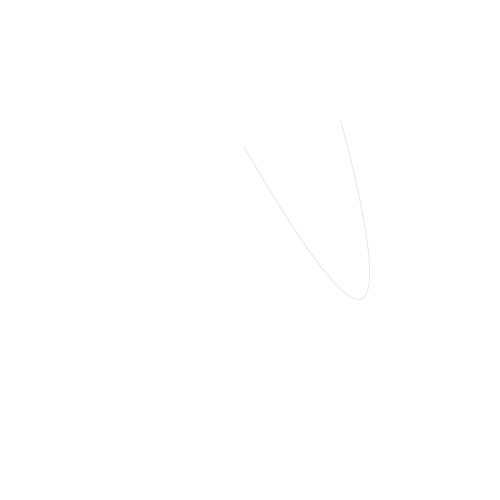
Frame 1 (no input)
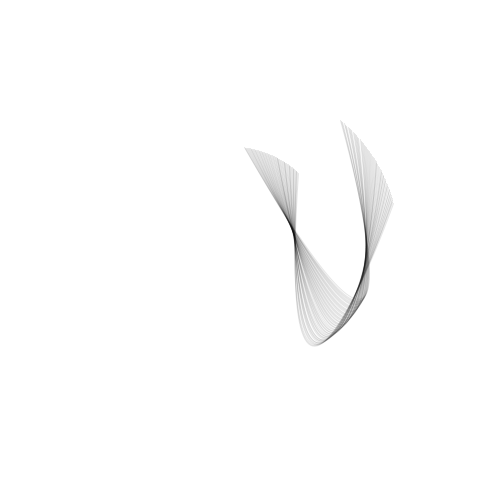
Frame 60 (the mouse pressed at the canvas centre just before this capture)
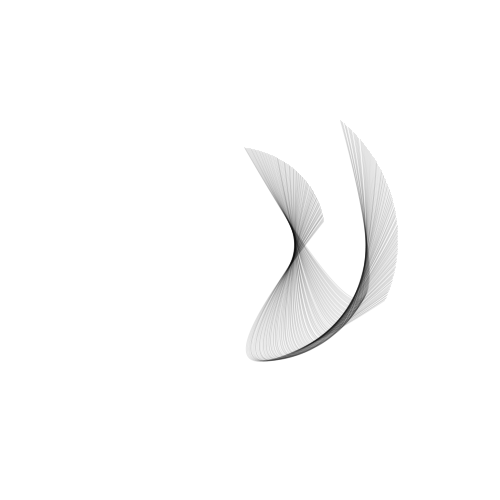
Frame 120 (the mouse held since frame 60 and released just before this capture)

The Processing sketch that drew these frames (run headless with seeded random() and noise(); from frame 60 on, the mouse is pressed at the canvas centre):

// Processing sketch: processing_19944
// ── processing_19944.pde

float orbit = -5;
 
void setup()
{
  size(500, 500);
  frameRate(250);
  background(255);
  colorMode(HSB);
}

void draw()
{
  noFill();
  stroke(orbit*15,10, orbit/2, 25);
  orbit +=0.01;
  translate(width/2, height/2);
  rotate(orbit);
  Curv(orbit*20,0, 200, 200, orbit,"middle");
   if(orbit>=30)
  {
    noLoop();
}

}
 
void Curv(float x, float y, float a, float b, float c,String d )
{
  
if(d=="middle")
{
  y = y - b /9;
}
  curveTightness(c);
  beginShape();
  curveVertex(x , y);
  curveVertex(x, y-b/2);
  curveVertex(x, y );
  curveVertex(x-2*b , y );
  endShape();
 
}
